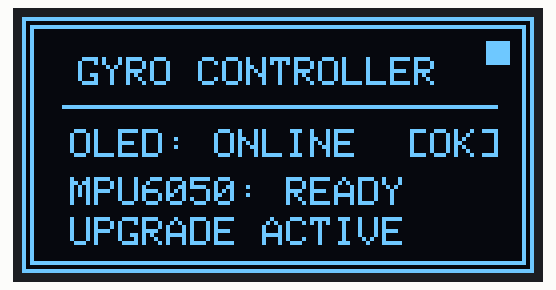
Simulated run of this sketch. Board: ESP32. Shown: 128×64 one-colour display.

Above: at 0.1 s.
At 0.7 s:
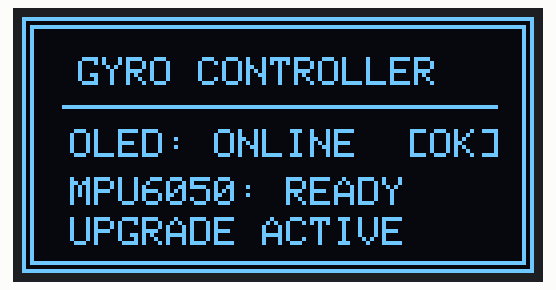

The sketch:

oled_test.ino
```cpp
#include <Wire.h>
#include <Adafruit_GFX.h>
#include <Adafruit_SSD1306.h>

#define SCREEN_WIDTH 128
#define SCREEN_HEIGHT 64
#define OLED_RESET    -1
#define SCREEN_ADDRESS 0x3C

Adafruit_SSD1306 display(SCREEN_WIDTH, SCREEN_HEIGHT, &Wire, OLED_RESET);

void setup() {
  Serial.begin(115200);
  Wire.begin(21, 22);

  if(!display.begin(SSD1306_SWITCHCAPVCC, SCREEN_ADDRESS)) {
    Serial.println(F("SSD1306 allocation failed"));
    for(;;);
  }

  // Clear buffer
  display.clearDisplay();

  // Draw border
  display.drawRect(0, 0, SCREEN_WIDTH, SCREEN_HEIGHT, SSD1306_WHITE);
  display.drawRect(2, 2, SCREEN_WIDTH-4, SCREEN_HEIGHT-4, SSD1306_WHITE);

  // Title
  display.setTextSize(1);
  display.setTextColor(SSD1306_WHITE);
  display.setCursor(14, 10);
  display.println("GYRO CONTROLLER");

  display.drawLine(10, 22, 118, 22, SSD1306_WHITE);

  // Status
  display.setCursor(12, 28);
  display.println("OLED: ONLINE  [OK]");

  display.setCursor(12, 40);
  display.println("MPU6050: READY");

  display.setCursor(12, 50);
  display.println("UPGRADE ACTIVE");

  display.display();
}

int count = 0;

void loop() {
  // Little animated dot in the corner to show it's active
  display.fillRect(116, 6, 6, 6, (count % 2 == 0) ? SSD1306_WHITE : SSD1306_BLACK);
  display.display();
  count++;
  delay(500);
}
```

Measured:
- what the display in image 0 shows lasts 0.5 s, from 0.1 s to 0.6 s
